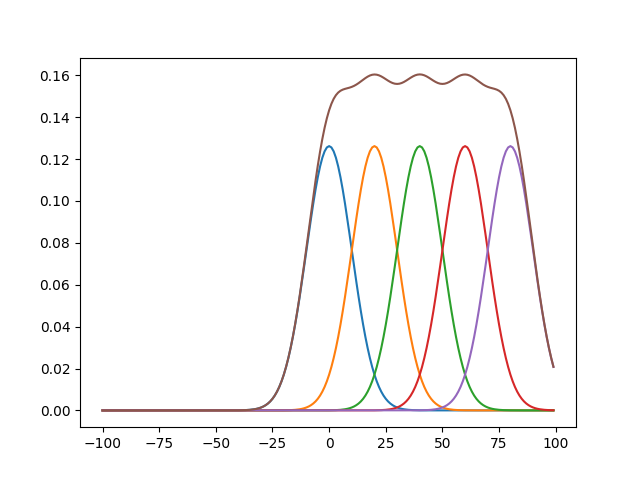

Write the Python code that produced this figure.
import numpy as np
import matplotlib.pyplot as plt

mu = 0
sigma = 10
x = np.arange(-100,100)
y0 = 1/np.sqrt(2*np.pi*sigma) * np.exp(-0.5 * ((x-0)/sigma)**2)
y1 = 1/np.sqrt(2*np.pi*sigma) * np.exp(-0.5 * ((x-20)/sigma)**2)
y2 = 1/np.sqrt(2*np.pi*sigma) * np.exp(-0.5 * ((x-40)/sigma)**2)
y3 = 1/np.sqrt(2*np.pi*sigma) * np.exp(-0.5 * ((x-60)/sigma)**2)
y4 = 1/np.sqrt(2*np.pi*sigma) * np.exp(-0.5 * ((x-80)/sigma)**2)

fig, ax = plt.subplots(nrows=1, ncols=1)

ax.plot(x,y0)
ax.plot(x,y1)
ax.plot(x,y2)
ax.plot(x,y3)
ax.plot(x,y4)
ax.plot(x,y0+y1+y2+y3+y4)
fig.savefig('./pulse_superposition.png')